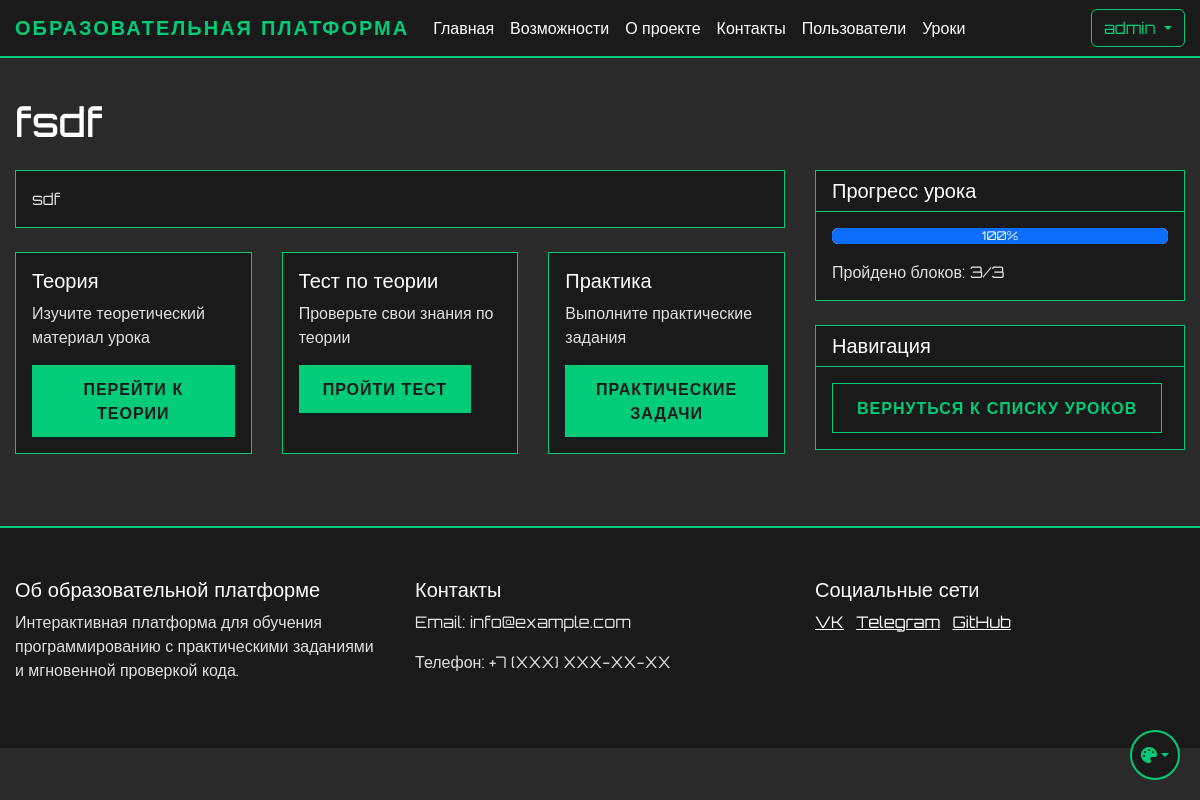
Page /student/lesson/1 (signed in) on the committed database.
### app.py (models this page shows, shortened)
class User(UserMixin, db.Model):
    id = db.Column(db.Integer, primary_key=True)
    name = db.Column(db.String(100), nullable=False)
    username = db.Column(db.String(80), unique=True, nullable=False)
    email = db.Column(db.String(120), unique=True, nullable=False)
    password_hash = db.Column(db.String(128))
    is_admin = db.Column(db.Boolean, default=False)
    user_type = db.Column(db.String(20), default='student')  # student, teacher, admin
    created_by = db.Column(db.Integer, db.ForeignKey('user.id'), nullable=True)  # ID пользователя, создавшего этого пользователя
    created_at = db.Column(db.DateTime, default=db.func.now())
    last_login = db.Column(db.DateTime)
    is_active = db.Column(db.Boolean, default=True)
    progress = db.relationship('UserProgress', backref='user', lazy=True)
    ratings = db.relationship('UserRating', backref='user', lazy=True)
    chat_messages = db.relationship('ChatMessage', backref='user', lazy=True)
    created_users = db.relationship('User', backref=db.backref('creator', remote_side=[id]))

class Lesson(db.Model):
    id = db.Column(db.Integer, primary_key=True)
    order_number = db.Column(db.Integer, unique=True, nullable=False)
    title = db.Column(db.String(200), nullable=False)
    description = db.Column(db.Text)
    is_active = db.Column(db.Boolean, default=True)
    created_at = db.Column(db.DateTime, default=db.func.now())
    theory_content = db.Column(db.Text)
    theory_test = db.relationship('TheoryTest', backref='lesson', uselist=False)
    practice_tasks = db.relationship('PracticeTask', backref='lesson', lazy=True)
    required_lesson_id = db.Column(db.Integer, db.ForeignKey('lesson.id'), nullable=True)
    required_lesson = db.relationship('Lesson', remote_side=[id], backref='next_lessons')

### app.py (the view, shortened to what this page needs)
@app.route('/student/lesson/<int:lesson_id>')
@login_required
def view_student_lesson(lesson_id):
    lesson = Lesson.query.get_or_404(lesson_id)
    if not lesson.is_active:
        flash('Этот урок не доступен')
        return redirect(url_for('student_dashboard'))
    if lesson.order_number == 1:
        pass
    progress = UserProgress.query.filter_by(
        user_id=current_user.id,
        lesson_id=lesson_id
    ).first()
    test = TheoryTest.query.filter_by(lesson_id=lesson_id, is_active=True).first()
    test_result = None
    if test:
        test_results = TestResult.query.filter_by(
            user_id=current_user.id,
            test_id=test.id
        ).order_by(TestResult.created_at.desc()).all()
        test_result = next((result for result in test_results if result.is_passed), None)
    practice_available = test_result is not None
    total_blocks = 3  # теория, тест, практика
    completed_blocks = 0
    if progress.theory_completed:
        completed_blocks += 1
    if progress.test_completed:
        completed_blocks += 1
    if practice_available:
        mandatory_tasks = PracticeTask.query.filter_by(lesson_id=lesson_id, is_required=True).all()
        total_mandatory = len(mandatory_tasks)
        if total_mandatory > 0:
            solved_tasks = Solution.query.join(PracticeTask).filter(
                Solution.user_id == current_user.id,
                Solution.is_correct == True,
                PracticeTask.lesson_id == lesson_id,
                PracticeTask.is_required == True
            ).with_entities(Solution.task_id).all()
            solved_task_ids = [task_id for (task_id,) in solved_tasks]
            solved_mandatory = sum(1 for task in mandatory_tasks if task.id in solved_task_ids)
            if solved_mandatory == total_mandatory:
                progress.practice_completed = True
                completed_blocks += 1
            else:
                progress.practice_completed = False
        else:
            progress.practice_completed = True
            completed_blocks += 1
    if completed_blocks == total_blocks:
        progress.is_completed = True
        progress.completed_at = datetime.now()
    else:
        progress.is_completed = False
        progress.completed_at = None
    db.session.commit()
    progress_percentage = int((completed_blocks / total_blocks * 100))
    return render_template('student/lesson.html',
                         lesson=lesson,
                         progress=progress,
                         progress_percentage=progress_percentage,
                         completed_blocks=completed_blocks,
                         total_blocks=total_blocks,
                         practice_available=practice_available)

### app.py (called while the page is built)
@login_manager.user_loader
def load_user(user_id):
    return db.session.get(User, int(user_id))

### templates/student/lesson.html (shortened to what this page needs)
{% extends "base.html" %}
{% block content %}
<div class="container mt-4">
    <h1 class="mb-4">{{ lesson.title }}</h1>
    <div class="row">
        <div class="col-md-8">
            <div class="card mb-4">
                <div class="card-body">
                    <p class="card-text">{{ lesson.description }}</p>
                </div>
            </div>
            <div class="row">
                <div class="col-md-4 mb-4">
                    <div class="card h-100">
                        <div class="card-body">
                            <h5 class="card-title">Теория</h5>
                            <p class="card-text">Изучите теоретический материал урока</p>
                            <a href="{{ url_for('view_lesson_theory', lesson_id=lesson.id) }}" class="btn btn-primary">
                                Перейти к теории
                            </a>
                        </div>
                    </div>
                </div>
                <div class="col-md-4 mb-4">
                    <div class="card h-100">
                        <div class="card-body">
                            <h5 class="card-title">Тест по теории</h5>
                            <p class="card-text">Проверьте свои знания по теории</p>
                            {% if lesson.theory_test %}
                                {% if progress and progress.theory_completed %}
                                    <a href="{{ url_for('take_test', lesson_id=lesson.id) }}" class="btn btn-primary">
                                        Пройти тест
                                    </a>
                                {% else %}
                                    <button class="btn btn-secondary" disabled>
                                        Сначала пройдите теорию
                                    </button>
                                {% endif %}
                            {% else %}
                                <button class="btn btn-secondary" disabled>
                                    Тест не доступен
                                </button>
                            {% endif %}
                        </div>
                    </div>
                </div>
                <div class="col-md-4 mb-4">
                    <div class="card h-100">
                        <div class="card-body">
                            <h5 class="card-title">Практика</h5>
                            <p class="card-text">Выполните практические задания</p>
                            {% if practice_available %}
                                <a href="{{ url_for('view_practice_tasks', lesson_id=lesson.id) }}" class="btn btn-primary">Практические задачи</a>
                            {% else %}
                                <button class="btn btn-secondary" disabled>
                                    Сначала пройдите тест
                                </button>
                            {% endif %}
                        </div>
                    </div>
                </div>
            </div>
        </div>
        <div class="col-md-4">
            <div class="card">
                <div class="card-header">
                    <h5 class="mb-0">Прогресс урока</h5>
                </div>
                <div class="card-body">
                    <div class="progress mb-3">
                        <div class="progress-bar" role="progressbar" style="width: {{ progress_percentage }}%">
                            {{ progress_percentage }}%
                        </div>
                    </div>
                    <p class="mb-0">Пройдено блоков: {{ completed_blocks }}/{{ total_blocks }}</p>
                </div>
            </div>
            <div class="card mt-4">
                <div class="card-header">
                    <h5 class="mb-0">Навигация</h5>
                </div>
                <div class="card-body">
                    <a href="{{ url_for('student_dashboard') }}" class="btn btn-secondary">
                        Вернуться к списку уроков
                    </a>
                </div>
            </div>
        </div>
    </div>
</div>
{% endblock %}

### templates/base.html (shortened to what this page needs)
<!DOCTYPE html>
<html lang="ru">
<head>
    <link href="https://cdn.jsdelivr.net/npm/bootstrap@5.3.0/dist/css/bootstrap.min.css" rel="stylesheet">
    <link href="{{ url_for('static', filename='css/themes.css') }}" rel="stylesheet">
    <link href="{{ url_for('static', filename='css/base.css') }}" rel="stylesheet">
    <link href="{{ url_for('static', filename='css/components.css') }}" rel="stylesheet">
    <link href="{{ url_for('static', filename='css/forms.css') }}" rel="stylesheet">
    <link href="{{ url_for('static', filename='css/tables.css') }}" rel="stylesheet">
    <link href="{{ url_for('static', filename='css/layout.css') }}" rel="stylesheet">
</head>
<body>
    <nav class="navbar navbar-expand-lg navbar-dark">
        <div class="container">
            <a class="navbar-brand" href="{{ url_for('index') }}">Образовательная платформа</a>
            <div class="collapse navbar-collapse" id="navbarNav">
                <ul class="navbar-nav me-auto">
                    <li class="nav-item">
                        <a class="nav-link" href="{{ url_for('index') }}">Главная</a>
                    </li>
                    <li class="nav-item">
                        <a class="nav-link" href="/#features">Возможности</a>
                    </li>
                    <li class="nav-item">
                        <a class="nav-link" href="/#about">О проекте</a>
                    </li>
                    <li class="nav-item">
                        <a class="nav-link" href="/#contact">Контакты</a>
                    </li>
                    {% if current_user.is_admin %}
                    <li class="nav-item">
                            <a class="nav-link" href="{{ url_for('user_list') }}">Пользователи</a>
                    </li>
                    <li class="nav-item">
                            <a class="nav-link" href="{{ url_for('lesson_list') }}">Уроки</a>
                    </li>
                    {% endif %}
                </ul>
                <div class="d-flex">
                    {% if current_user.is_authenticated %}
                        <div class="dropdown">
                            <button class="btn btn-outline-light dropdown-toggle" type="button" id="userMenu" data-bs-toggle="dropdown">
                                {{ current_user.username }}
                            </button>
                        </div>
                    {% else %}
                        <a href="{{ url_for('login') }}" class="btn btn-outline-light me-2">Войти</a>
                    {% endif %}
                </div>
            </div>
        </div>
    </nav>
    {% block content %}{% endblock %}
    <footer class="footer mt-5">
        <div class="container">
            <div class="row">
                <div class="col-md-4">
                    <h5>Об образовательной платформе</h5>
                    <p>Интерактивная платформа для обучения программированию с практическими заданиями и мгновенной проверкой кода.</p>
                </div>
                <div class="col-md-4">
                    <h5>Контакты</h5>
                    <p>Email: info@example.com</p>
                    <p>Телефон: +7 (XXX) XXX-XX-XX</p>
                </div>
                <div class="col-md-4">
                    <h5>Социальные сети</h5>
                    <a href="#" class="text-white me-2">VK</a>
                    <a href="#" class="text-white me-2">Telegram</a>
                    <a href="#" class="text-white">GitHub</a>
                </div>
            </div>
        </div>
    </footer>
    <div class="theme-switch">
        <button class="btn dropdown-toggle" type="button" id="themeDropdown" data-bs-toggle="dropdown" aria-expanded="false">
            <i class="fa-solid fa-palette"></i>
        </button>
    </div>
    <link rel="stylesheet" href="https://cdnjs.cloudflare.com/ajax/libs/font-awesome/6.5.1/css/all.min.css">
</body>
</html>

### static/css/themes.css (style rules this page uses)
:root[data-theme="cyberpunk"] { --cyber-primary: #00cc7a; --cyber-secondary: #ff6600; --cyber-dark: #1a1a1a; --cyber-bg: #2a2a2a; --cyber-text: #e0e0e0; --cyber-text-light: #ffffff; --cyber-text-muted: #b0b0b0; --cyber-card-bg: #1a1a1a; --cyber-text-dark: #333333; --cyber-info: #ff00ff; }

### static/css/base.css (style rules this page uses)
body { font-family: 'Orbitron', sans-serif; background-color: var(--cyber-bg); color: var(--cyber-text); min-height: 100vh; display: flex; flex-direction: column; opacity: 0; transition: opacity 0.3s ease; }
body.theme-loaded { opacity: 1; }
h1, h2, h3, h4, h5, h6 { color: var(--cyber-text-light); }
p { color: var(--cyber-text); }
.text-white { color: var(--cyber-text-light) !important; }
.navbar { background-color: var(--cyber-dark) !important; border-bottom: 2px solid var(--cyber-primary); }
.navbar-brand { color: var(--cyber-primary) !important; font-weight: 700; text-transform: uppercase; letter-spacing: 2px; }
.nav-link { color: var(--cyber-text-light) !important; transition: all 0.3s ease; }
.footer { background-color: var(--cyber-dark); border-top: 2px solid var(--cyber-primary); color: var(--cyber-text-light); padding: 50px 0; margin-top: auto; }

### static/css/components.css (style rules this page uses)
.card { background-color: var(--cyber-card-bg); border: 1px solid var(--cyber-primary); color: var(--cyber-text-light); }
.card-header { background-color: rgba(0, 255, 157, 0.1); border-bottom: 1px solid var(--cyber-primary); color: var(--cyber-text-light); }
.card-body { background-color: var(--cyber-card-bg); color: var(--cyber-text-light); }
.btn-outline-light { border-color: var(--cyber-primary); color: var(--cyber-primary); transition: all 0.3s ease; }

### static/css/layout.css (style rules this page uses)
.container { max-width: 1200px; margin: 0 auto; padding: 0 15px; }
.row { margin: 0 -15px; }
.col, [class*="col-"] { padding: 0 15px; }
.mt-4 { margin-top: 1.5rem; }
.mt-5 { margin-top: 3rem; }
.mb-3 { margin-bottom: 1rem; }
.mb-4 { margin-bottom: 1.5rem; }
.d-flex { display: flex; }

### rows in the picture
User: username "admin"
Lesson: title "fsdf", description "sdf"

### other values in the picture
{{ progress_percentage }} "100"
{{ completed_blocks }} "3"
{{ total_blocks }} "3"
